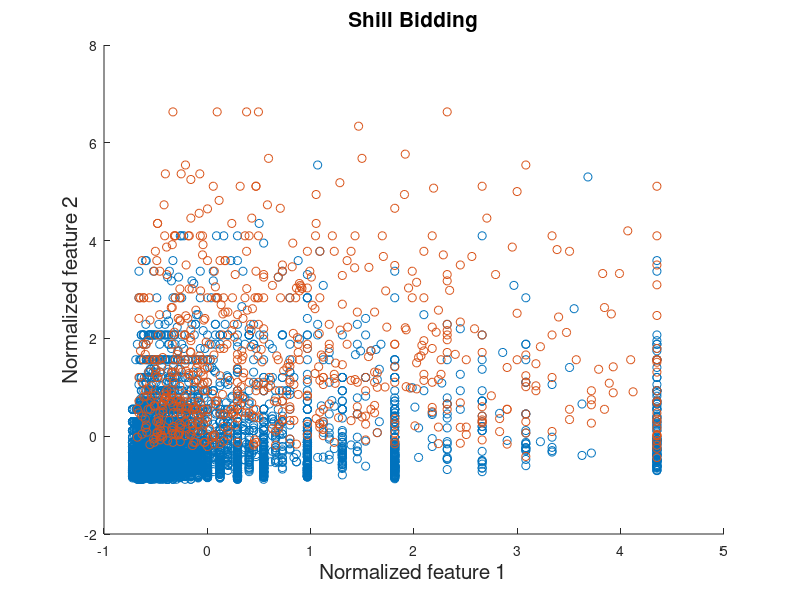

Here is the MATLAB script that generated this plot: (Note: this script raises an error after producing the figure.)
clear
clc
rng(0)
replicate=5000;
%% load data
num_class=2;
num_feature=9;
num_instance=6321;
load("./shill/shill.mat");
true_idx=X(:,end);
X(:,end)=[];
% normalization
for p=1:num_feature
    X(:,p)=X(:,p)-mean(X(:,p));
    X(:,p)=X(:,p)/std(X(:,p));
end
% % % dimensional reduction by PCA
% [coeff,score,latent,tsquared,explained] = pca(X);
% X=X*coeff';
% X=X(:,1:2);
% Ground Truth
figure;
gscatter(X(:,1), X(:,2), true_idx);
title('Shill Bidding','FontSize',15)
xlabel('Normalized feature 1','FontSize',15)
ylabel('Normalized feature 2','FontSize',15)
legend off
saveas(gcf,'./shill/ground_truth.jpg');
hold off;
% cv0
label=unique(true_idx);
for k=1:num_class
    Ns(k)=sum(true_idx==label(k));
end
cv0=std(Ns)/mean(Ns);
%
alpha='dvariance';
output='./shill';
is_plot=1;
is_saveplot=1;
eval_clustering(X,num_class,true_idx,replicate,alpha,output,is_plot,is_saveplot);